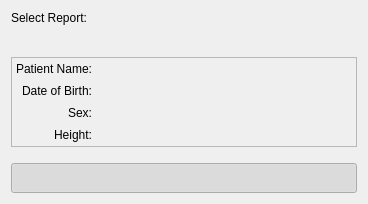
<?xml version="1.0" encoding="UTF-8"?>
<ui version="4.0">
 <class>qMRMLLongitudinalPETCTReportWidget</class>
 <widget class="QWidget" name="qMRMLLongitudinalPETCTReportWidget">
  <property name="geometry">
   <rect>
    <x>0</x>
    <y>0</y>
    <width>368</width>
    <height>204</height>
   </rect>
  </property>
  <property name="windowTitle">
   <string>Form</string>
  </property>
  <layout class="QVBoxLayout" name="verticalLayout">
   <property name="spacing">
    <number>16</number>
   </property>
   <item>
    <layout class="QFormLayout" name="formLayout">
     <property name="horizontalSpacing">
      <number>12</number>
     </property>
     <item row="0" column="0">
      <widget class="QLabel" name="LabelSelectReport">
       <property name="text">
        <string>Select Report:</string>
       </property>
      </widget>
     </item>
     <item row="0" column="1">
      <layout class="QHBoxLayout" name="horizontalLayout" stretch="1,0">
       <property name="spacing">
        <number>8</number>
       </property>
       <item>
        <widget class="qMRMLNodeComboBox" name="MRMLNodeComboBoxReport" native="true">
         <property name="toolTip">
          <string>Select a Report in order to perform PET/CT analysis</string>
         </property>
        </widget>
       </item>
       <item>
        <widget class="QLabel" name="LabelInfo">
         <property name="styleSheet">
          <string notr="true">QLabel QToolTip {background-color: #858585; color: #FFF;}</string>
         </property>
         <property name="text">
          <string/>
         </property>
         <property name="pixmap">
          <pixmap resource="../qSlicerLongitudinalPETCTModule.qrc">:/Icons/help.png</pixmap>
         </property>
        </widget>
       </item>
      </layout>
     </item>
    </layout>
   </item>
   <item>
    <widget class="QFrame" name="FrameInformation">
     <property name="frameShape">
      <enum>QFrame::StyledPanel</enum>
     </property>
     <property name="frameShadow">
      <enum>QFrame::Sunken</enum>
     </property>
     <layout class="QGridLayout" name="gridLayout" columnstretch="0,1">
      <property name="horizontalSpacing">
       <number>12</number>
      </property>
      <property name="verticalSpacing">
       <number>8</number>
      </property>
      <property name="margin">
       <number>4</number>
      </property>
      <item row="0" column="0">
       <widget class="QLabel" name="LabelName">
        <property name="styleSheet">
         <string notr="true">border: none</string>
        </property>
        <property name="text">
         <string>Patient Name:</string>
        </property>
        <property name="alignment">
         <set>Qt::AlignRight|Qt::AlignTrailing|Qt::AlignVCenter</set>
        </property>
       </widget>
      </item>
      <item row="1" column="0">
       <widget class="QLabel" name="LabelDoB">
        <property name="styleSheet">
         <string notr="true">border: none</string>
        </property>
        <property name="text">
         <string>Date of Birth:</string>
        </property>
        <property name="alignment">
         <set>Qt::AlignRight|Qt::AlignTrailing|Qt::AlignVCenter</set>
        </property>
       </widget>
      </item>
      <item row="2" column="0">
       <widget class="QLabel" name="LabelSex">
        <property name="styleSheet">
         <string notr="true">border: none</string>
        </property>
        <property name="text">
         <string>Sex:</string>
        </property>
        <property name="alignment">
         <set>Qt::AlignRight|Qt::AlignTrailing|Qt::AlignVCenter</set>
        </property>
       </widget>
      </item>
      <item row="0" column="1">
       <widget class="QLabel" name="LabelNameInfo">
        <property name="styleSheet">
         <string notr="true">border: none</string>
        </property>
        <property name="text">
         <string/>
        </property>
       </widget>
      </item>
      <item row="1" column="1">
       <widget class="QLabel" name="LabelDoBInfo">
        <property name="styleSheet">
         <string notr="true">border: none</string>
        </property>
        <property name="text">
         <string/>
        </property>
       </widget>
      </item>
      <item row="2" column="1">
       <widget class="QLabel" name="LabelSexInfo">
        <property name="styleSheet">
         <string notr="true">border: none</string>
        </property>
        <property name="text">
         <string/>
        </property>
       </widget>
      </item>
      <item row="3" column="0">
       <widget class="QLabel" name="LabelSize">
        <property name="text">
         <string>Height:</string>
        </property>
        <property name="alignment">
         <set>Qt::AlignRight|Qt::AlignTrailing|Qt::AlignVCenter</set>
        </property>
       </widget>
      </item>
      <item row="3" column="1">
       <widget class="QLabel" name="LabelSizeInfo">
        <property name="text">
         <string/>
        </property>
       </widget>
      </item>
     </layout>
    </widget>
   </item>
   <item>
    <widget class="ctkExpandButton" name="ExpandButton">
     <property name="sizePolicy">
      <sizepolicy hsizetype="Expanding" vsizetype="Preferred">
       <horstretch>0</horstretch>
       <verstretch>0</verstretch>
      </sizepolicy>
     </property>
     <property name="minimumSize">
      <size>
       <width>0</width>
       <height>16</height>
      </size>
     </property>
     <property name="toolTip">
      <string>Show/hide expandable patient information panel</string>
     </property>
     <property name="checkable">
      <bool>true</bool>
     </property>
     <property name="checked">
      <bool>true</bool>
     </property>
     <property name="mirrorOnExpand" stdset="0">
      <bool>true</bool>
     </property>
    </widget>
   </item>
  </layout>
 </widget>
 <customwidgets>
  <customwidget>
   <class>qMRMLNodeComboBox</class>
   <extends>QWidget</extends>
   <header>qMRMLNodeComboBox.h</header>
   <container>1</container>
  </customwidget>
  <customwidget>
   <class>ctkExpandButton</class>
   <extends>QToolButton</extends>
   <header>ctkExpandButton.h</header>
  </customwidget>
 </customwidgets>
 <resources>
  <include location="../qSlicerLongitudinalPETCTModule.qrc"/>
 </resources>
 <connections>
  <connection>
   <sender>ExpandButton</sender>
   <signal>toggled(bool)</signal>
   <receiver>FrameInformation</receiver>
   <slot>setVisible(bool)</slot>
   <hints>
    <hint type="sourcelabel">
     <x>262</x>
     <y>143</y>
    </hint>
    <hint type="destinationlabel">
     <x>262</x>
     <y>82</y>
    </hint>
   </hints>
  </connection>
 </connections>
</ui>
